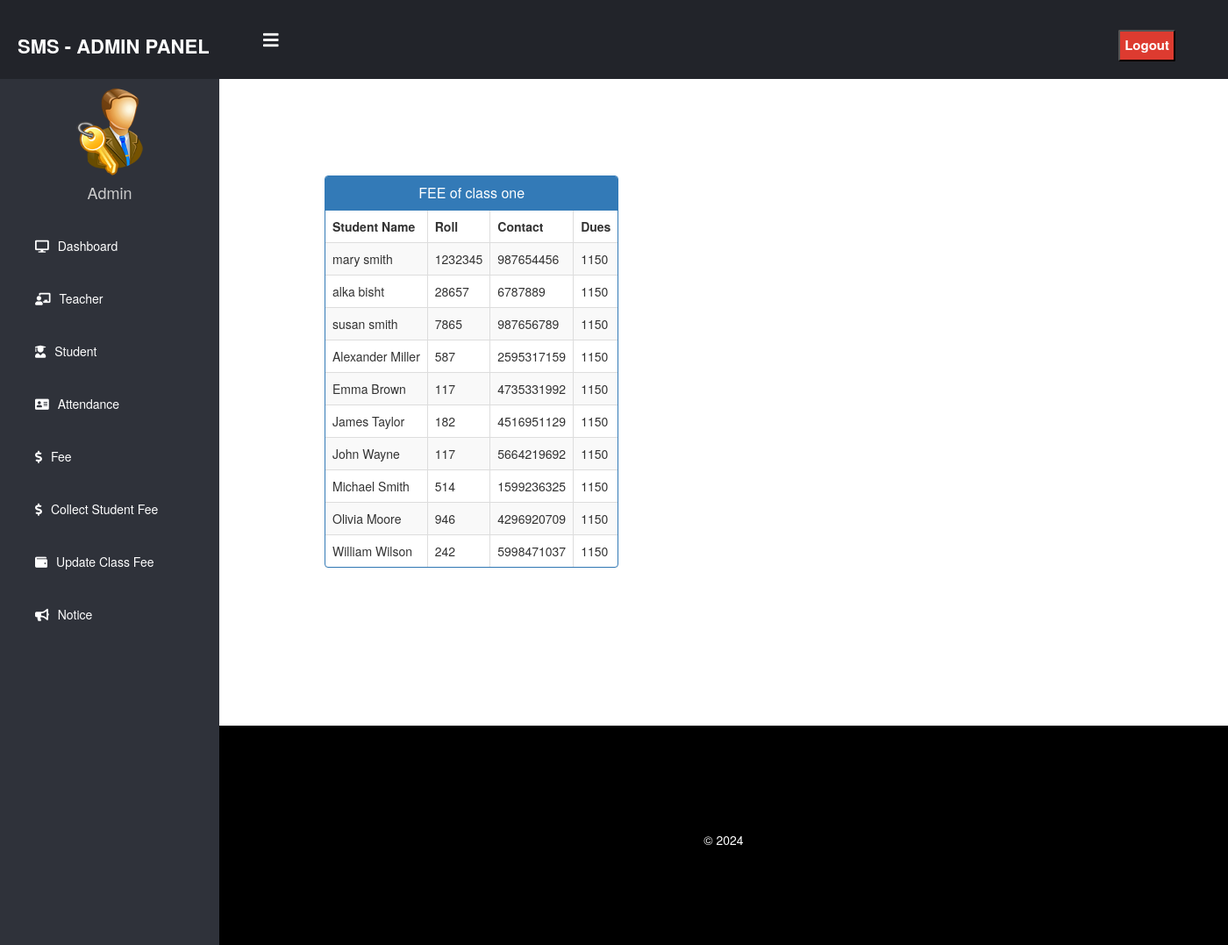
/admin-view-fee/one (signed in), run on the app's committed database.
### school/models.py (models this page shows, shortened)
class StudentExtra(models.Model):
    user=models.OneToOneField(User,on_delete=models.CASCADE)
    roll = models.CharField(max_length=10)
    mobile = models.CharField(max_length=40,null=True)
    fee = models.PositiveIntegerField()
    cl= models.CharField(max_length=10,choices=classes,default='one')
    status=models.BooleanField(default=False)
    @property
    def get_name(self):
        return self.user.first_name+" "+self.user.last_name

### school/views.py (the view)
# urls.py: path('admin-view-fee/<str:cl>', views.admin_view_fee_view,name='admin-view-fee'),
@login_required(login_url='adminlogin')
@user_passes_test(is_admin)
def admin_view_fee_view(request,cl):
    feedetails=models.StudentExtra.objects.all().filter(cl=cl)
    return render(request,'school/admin_view_fee.html',{'feedetails':feedetails,'cl':cl})

### school/views.py (called while the page is built)
def is_admin(user):
    return user.groups.filter(name='ADMIN').exists()

### templates/school/admin_view_fee.html (shortened to what this page needs)
{% extends 'school/adminbase.html' %}
{% block content %}
<head>
  <link href="//netdna.bootstrapcdn.com/bootstrap/3.0.0/css/bootstrap.min.css" rel="stylesheet" id="bootstrap-css">
</head>
<div class="container">
  <div class="row">
    <div class="panel panel-primary">
      <div class="panel-heading">
        <h6 class="panel-title">FEE of class {{cl}} </h6>
      </div>
      <table class="table table-hover table-striped table-bordered" id="dev-table">
        <thead>
          <tr>
            <th>Student Name</th>
            <th>Roll</th>
            <th>Contact</th>
            <th>Dues</th>
          </tr>
        </thead>
        {%for f in feedetails %}
        <tr>
          <td>{{f.get_name}}</td>
          <td>{{f.roll}}</td>
          <td>{{f.mobile}}</td>
          <td>{{f.fee}}</td>
        </tr>
        {%endfor%}
      </table>
    </div>
  </div>
</div>
{% endblock content %}

### templates/school/admin_view_fee.html (style rules this page uses)
h6 { text-align: center; }
.row { margin: 100px; }

### data on the page
StudentExtra: get_name "mary smith", roll "1232345", mobile "987654456", fee "1150"
StudentExtra: get_name "alka bisht", roll "28657", mobile "6787889", fee "1150"
StudentExtra: get_name "susan smith", roll "7865", mobile "987656789", fee "1150"
StudentExtra: get_name "Alexander Miller", roll "587", mobile "2595317159", fee "1150"
StudentExtra: get_name "Emma Brown", roll "117", mobile "4735331992", fee "1150"
StudentExtra: get_name "James Taylor", roll "182", mobile "4516951129", fee "1150"
StudentExtra: get_name "John Wayne", roll "117", mobile "5664219692", fee "1150"
StudentExtra: get_name "Michael Smith", roll "514", mobile "1599236325", fee "1150"
StudentExtra: get_name "Olivia Moore", roll "946", mobile "4296920709", fee "1150"
StudentExtra: get_name "William Wilson", roll "242", mobile "5998471037", fee "1150"

### other printed values
{{ cl }} "one"
